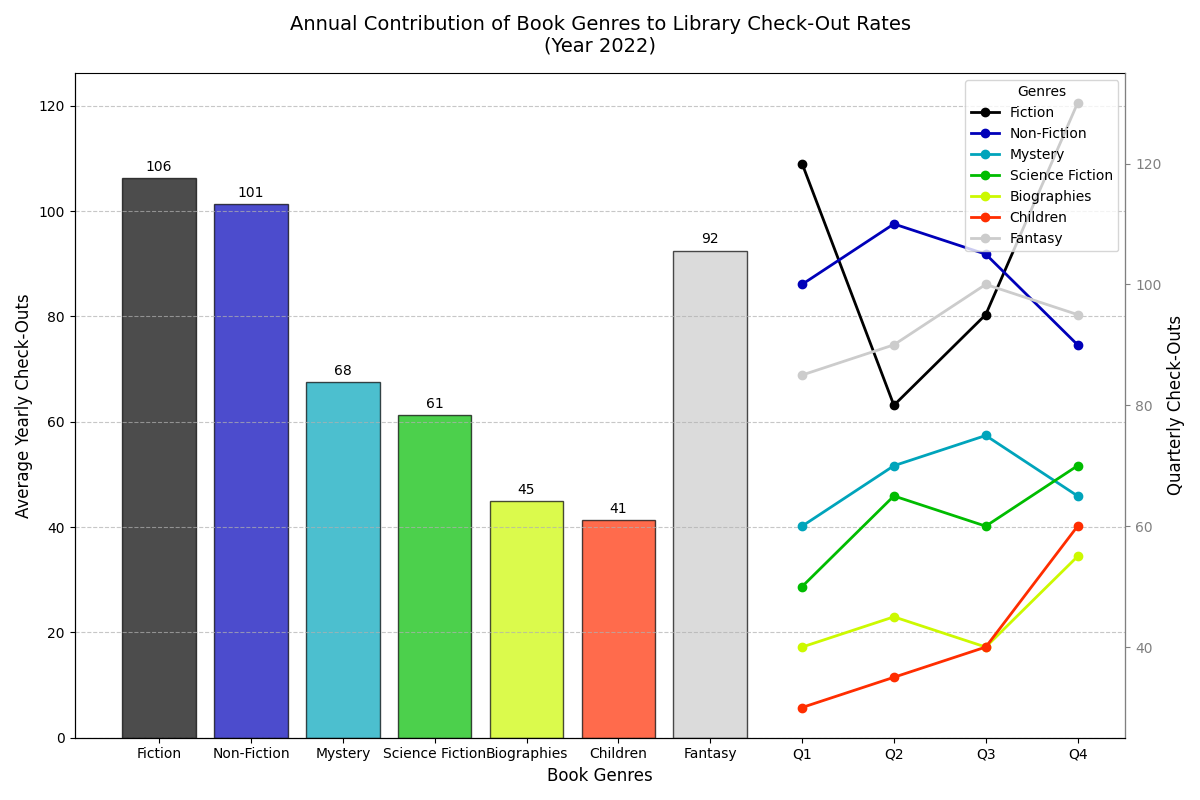

This chart was generated by the following Python code:
import matplotlib.pyplot as plt
import numpy as np

# Data for the chart
genres = ['Fiction', 'Non-Fiction', 'Mystery', 'Science Fiction', 'Biographies', 'Children', 'Fantasy']
quarterly_checkouts = [
    [120, 80, 95, 130],   # Fiction
    [100, 110, 105, 90],  # Non-Fiction
    [60, 70, 75, 65],     # Mystery
    [50, 65, 60, 70],     # Science Fiction
    [40, 45, 40, 55],     # Biographies
    [30, 35, 40, 60],     # Children
    [85, 90, 100, 95]     # Fantasy
]

# Average yearly checkouts for each genre
yearly_checkouts = [np.mean(q) for q in quarterly_checkouts]

# Colors for the bars
colors = plt.cm.nipy_spectral(np.linspace(0, 1, len(genres)))

fig, ax1 = plt.subplots(figsize=(12, 8))
bars = ax1.bar(genres, yearly_checkouts, color=colors, edgecolor='black', alpha=0.7)

for bar in bars:
    height = bar.get_height()
    ax1.annotate(f'{height:.0f}', xy=(bar.get_x() + bar.get_width() / 2, height), 
                 xytext=(0, 3), textcoords='offset points', ha='center', va='bottom', fontsize=10, color='black')

ax1.set_ylim(0, max(yearly_checkouts) + 20)
ax1.set_title('Annual Contribution of Book Genres to Library Check-Out Rates\n(Year 2022)', fontsize=14, pad=15)
ax1.set_xlabel('Book Genres', fontsize=12)
ax1.set_ylabel('Average Yearly Check-Outs', fontsize=12)
ax1.yaxis.grid(True, linestyle='--', alpha=0.7)

ax2 = ax1.twinx()
quarters = ['Q1', 'Q2', 'Q3', 'Q4']
for index, (genre, quarterly_data) in enumerate(zip(genres, quarterly_checkouts)):
    ax2.plot(quarters, quarterly_data, 'o-', color=colors[index], label=genre, linewidth=2)

ax2.set_ylabel('Quarterly Check-Outs', fontsize=12)
ax2.legend(loc='upper right', fontsize=10, title='Genres')

ax2.spines['top'].set_visible(False)
ax2.spines['right'].set_color('grey')
ax2.tick_params(axis='y', colors='grey')

plt.tight_layout()
plt.show()
